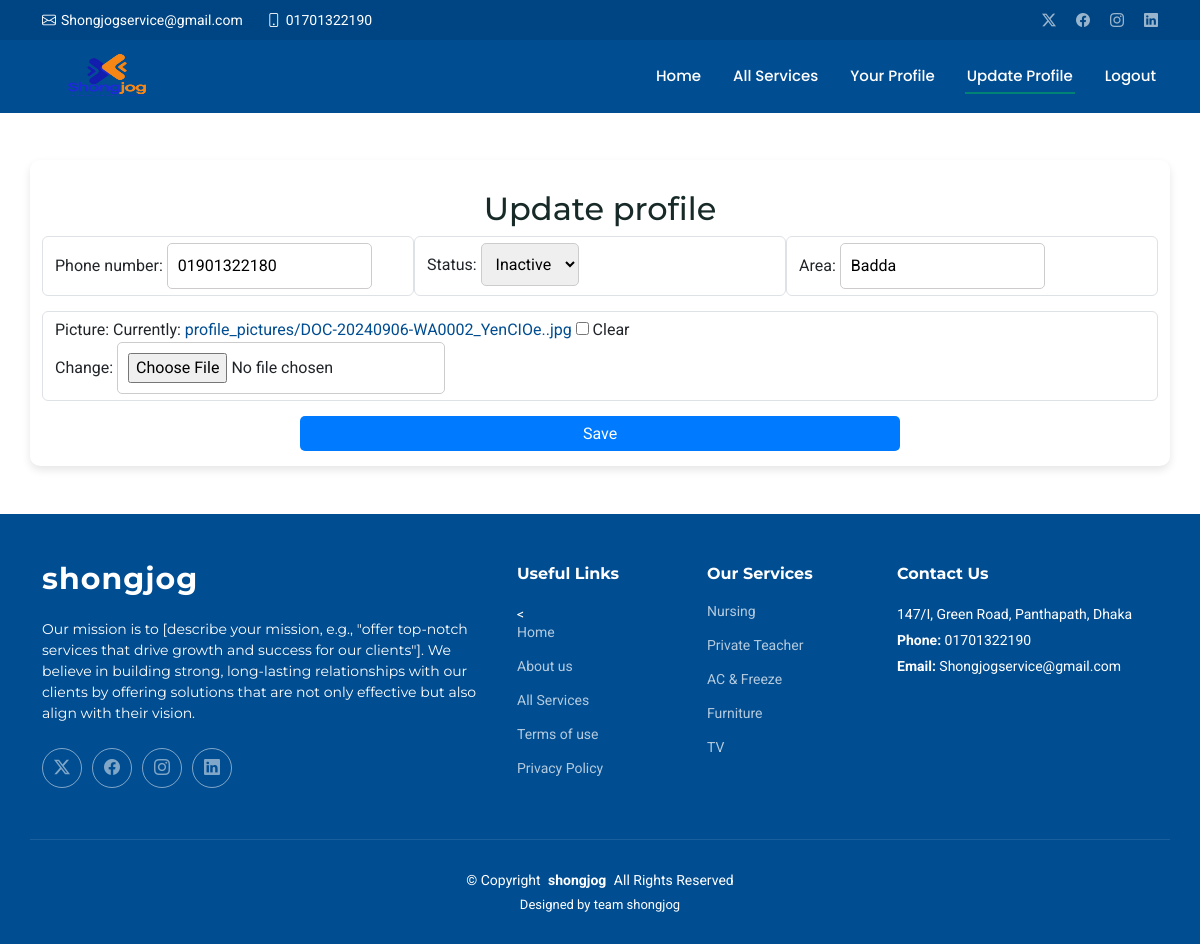
Before: /update_profile/ (signed in) with the older database file.
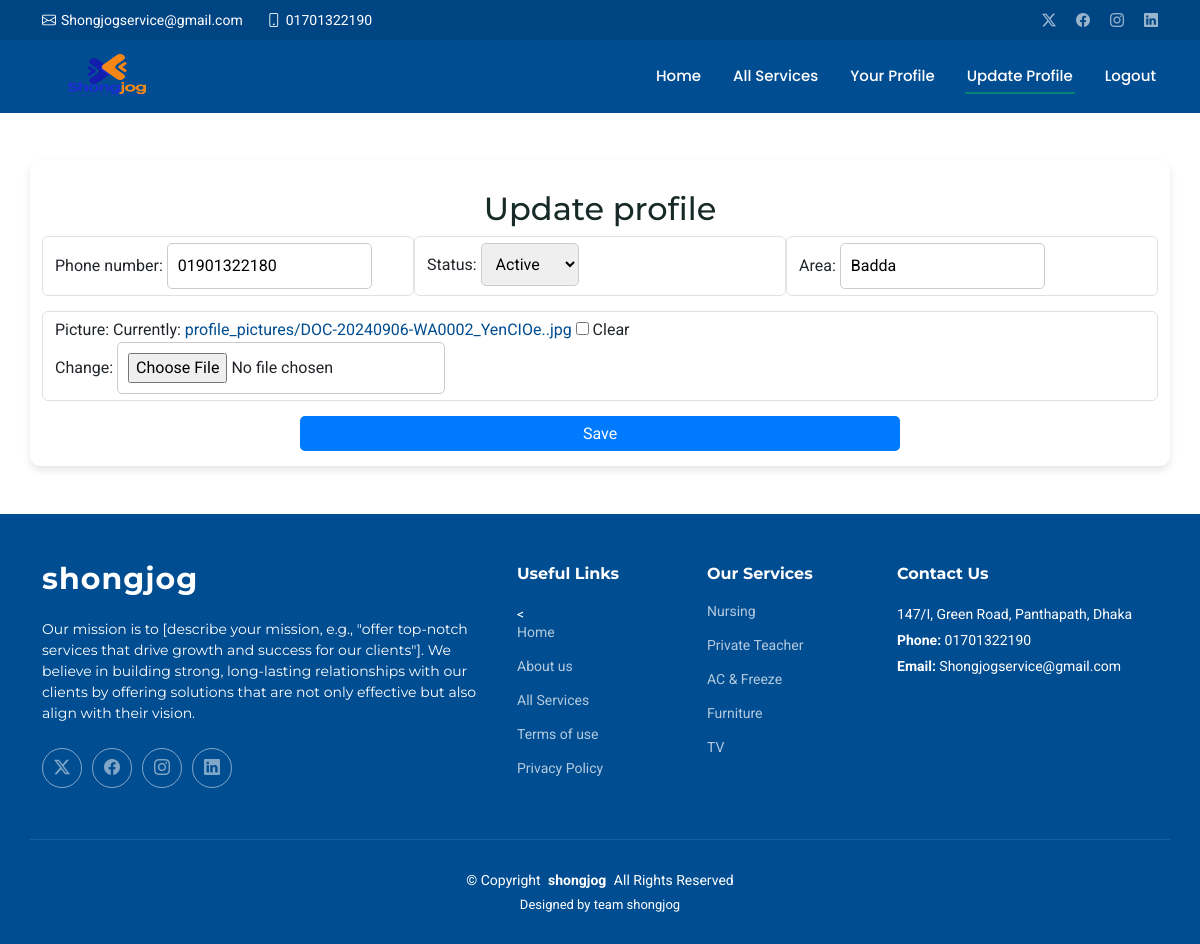
After: the same page with the newer database file.
### shongjog/models.py (models this page shows, shortened)
class Registration(models.Model):
    user = models.OneToOneField(User, on_delete=models.CASCADE , blank=True, null=True)  # Linked with Django's User model
    phone_number = models.CharField(max_length=15)
    status = models.CharField(max_length=8, choices=[('active', 'Active'), ('inactive', 'Inactive')], default='active')
    occupation = models.CharField(max_length=100)
    area = models.CharField(max_length=100 , blank=True, null=True)
    picture = models.ImageField(upload_to='profile_pictures/', blank=True, null=True)

### shongjog/views.py (the view)
# urls.py: path('update_profile/', views.update_profile, name='update_profile'),
def update_profile(request):
    if request.method == 'POST':
        form = UpdateRegistrationForm(request.POST, request.FILES, instance=request.user.registration)
        if form.is_valid():
            form.save()
            return redirect('/profile')
    else:
        form = UpdateRegistrationForm(instance=request.user.registration)
    info_home = get_object_or_404(Infomation_Home)
    search_todo = Services.objects.prefetch_related('service_items').all()
    context = {
        'info_home': info_home,
        'form': form,
        'search_todo' :search_todo,
    }
    return render(request, 'update_profile.html', context)

### shongjog/forms.py
class UpdateRegistrationForm(forms.ModelForm):
    class Meta:
        model = Registration
        fields = ['phone_number', 'status',  'area', 'picture' ]

### templates/update_profile.html (shortened to what the changed rows need)
<!DOCTYPE html>
<html lang="en">
  <head>
    <link
      href="/static/assets/vendor/bootstrap/css/bootstrap.min.css"
      rel="stylesheet"
    />
    <link
      href="/static/assets/vendor/bootstrap-icons/bootstrap-icons.css"
      rel="stylesheet"
    />
    <link href="/static/assets/vendor/aos/aos.css" rel="stylesheet" />
    <link
      href="/static/assets/vendor/glightbox/css/glightbox.min.css"
      rel="stylesheet"
    />
    <link
      href="/static/assets/vendor/swiper/swiper-bundle.min.css"
      rel="stylesheet"
    />
    <link href="/static/assets/css/main.css" rel="stylesheet" />
  </head>
  <body class="index-page"></body>
    <header id="header" class="header fixed-top">
      <div class="branding d-flex align-items-cente">
        <div
          class="container position-relative d-flex align-items-center justify-content-between"
        >
          <a href="/" class="logo d-flex align-items-center">
            <h1 class="sitename">
              <img src="/static/assets/img/logo.png" alt="" />
            </h1>
          </a>
        </div>
      </div>
    </header>
    <main class="main">
        <div class="form-container container mb-5">
                    <h2>Update profile</h2>
                  <form method="POST" enctype="multipart/form-data" style = "height : 200px;">
                        <div class="flex-row">
                            <div class="form-control">
                                {{ form.phone_number.label_tag }}
                                {{ form.phone_number }}
                            </div>
                            <div class="form-control">
                              {{ form.status.label_tag }}
                              {{ form.status }}
                          </div>
                          <div class="form-control">
                              {{ form.area.label_tag }}
                              {{ form.area }}
                           </div>
                        </div>
                        <div class="form-control ckbox" >
                             {{ form.picture.label_tag }}
                             {{ form.picture }}
                         </div>
                </form>
            </div>
    </main>
  </body>
</html>

Changed rows visible on the page:
changed Registration "Badda": status "Inactive" → "Active"
